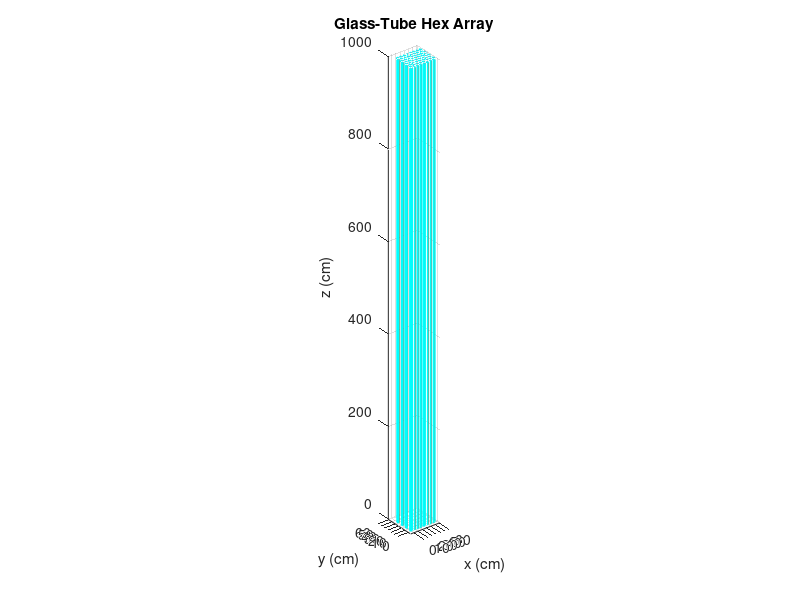

Source code (MATLAB):
% forest -- draw glass-tube forest
% ~ Mark J. Duvall ~ mjduvall@hawaii.edu ~ 05/2022 ~ %

%Copyright (C) 2022 Mark J. Duvall / T. Rocks Science
%
%    This program is free software: you can redistribute it and/or modify
%    it under the terms of the GNU General Public License as published by
%    the Free Software Foundation, either version 3 of the License, or
%    (at your option) any later version.
%
%    This program is distributed in the hope that it will be useful,
%    but WITHOUT ANY WARRANTY; without even the implied warranty of
%    MERCHANTABILITY or FITNESS FOR A PARTICULAR PURPOSE.  See the
%    GNU General Public License for more details.
%
%    You should have received a copy of the GNU General Public License
%    along with this program.  If not, see <http://www.gnu.org/licenses/>.

% NOTE: Length units are (nominally) in cm

% general init
f = figure;
ax = axes;
array_length = 8; % number of tubes along {x,y}
phi0 = deg2rad(60);
R = 3; % spacing (radii)
r = [1 1] * 2.54; % tube radius
S = R * r(2); % spacing (absolute)
L = 10*1.e2; % 10m -> cm


% column prototype
[x y z] = cylinder(r);
z = L * z;
s0 = surfl(x,y,z);
hold on
set(ax, 'dataaspectratio', [1 1 1])
set(s0, 'visible', 'off')

% MAIN
% prepare hex grid
X = S * (0:array_length-1);
Y = X * sin(phi0);
[XX YY] = meshgrid(X,Y);
for k=1:array_length
  XX(k,:) = XX(k,:) + S*cos(phi0)*mod(k+1,2);
end
% plot tubes
for kx = 1:array_length
  for ky = 1:array_length
    s(kx,ky) = surfl( x+XX(kx,ky), y+YY(kx,ky), z );
  end
end

% % debug
% sc = scatter(XX,YY,'markerfacecolor','c');
% for kx = 1:array_length
%   for ky = 1:array_length
%     hc(kx,ky) = circle(r(2), XX(kx,ky), YY(kx,ky));
%   end
% end

% adjust plot
xlim([0 1]*S*(array_length+1)-S)
ylim([0 1]*S*(array_length+1)-S)
zlim([-1 L+1])
% set(s, 'facecolor', 'c')
set(s, 'edgecolor', 'c')
set(s, 'facealpha', 0.5)
title 'Glass-Tube Hex Array'
xlabel 'x (cm)'
ylabel 'y (cm)'
zlabel 'z (cm)'


% all pau!   )
